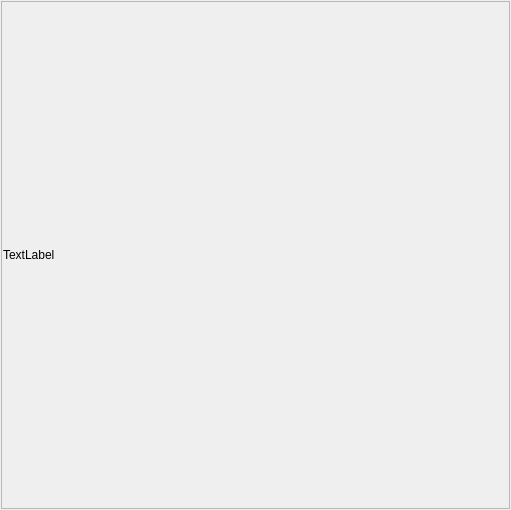
<?xml version="1.0" encoding="UTF-8"?>
<ui version="4.0">
 <class>ImageWindow</class>
 <widget class="QWidget" name="ImageWindow">
  <property name="geometry">
   <rect>
    <x>0</x>
    <y>0</y>
    <width>511</width>
    <height>510</height>
   </rect>
  </property>
  <property name="windowTitle">
   <string>Form</string>
  </property>
  <layout class="QVBoxLayout" name="verticalLayout">
   <property name="leftMargin">
    <number>1</number>
   </property>
   <property name="topMargin">
    <number>1</number>
   </property>
   <property name="rightMargin">
    <number>1</number>
   </property>
   <property name="bottomMargin">
    <number>1</number>
   </property>
   <item>
    <widget class="QScrollArea" name="scrollArea">
     <property name="widgetResizable">
      <bool>true</bool>
     </property>
     <widget class="QWidget" name="scrollAreaWidgetContents">
      <property name="geometry">
       <rect>
        <x>0</x>
        <y>0</y>
        <width>507</width>
        <height>506</height>
       </rect>
      </property>
      <layout class="QVBoxLayout" name="verticalLayout_2">
       <property name="leftMargin">
        <number>1</number>
       </property>
       <property name="topMargin">
        <number>1</number>
       </property>
       <property name="rightMargin">
        <number>1</number>
       </property>
       <property name="bottomMargin">
        <number>1</number>
       </property>
       <item>
        <widget class="QLabel" name="imageLabel">
         <property name="text">
          <string>TextLabel</string>
         </property>
        </widget>
       </item>
      </layout>
     </widget>
    </widget>
   </item>
  </layout>
 </widget>
 <resources/>
 <connections/>
</ui>
